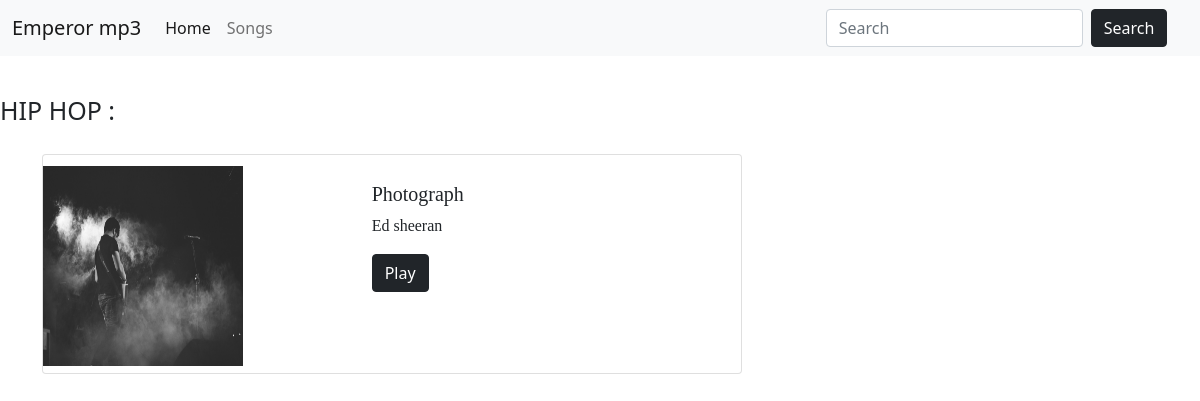
The page /hiphop/ on the database as committed earlier.
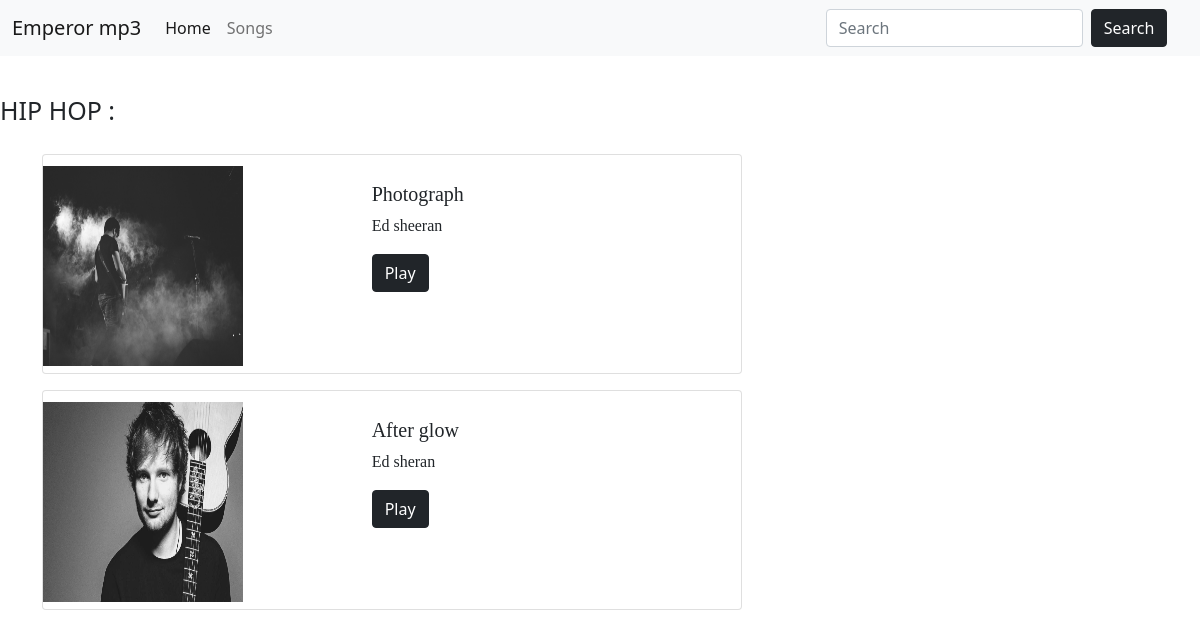
The same page on the database as committed later.
### emperor/models.py (models this page shows, shortened)
class Song(models.Model):
    song_id = models.AutoField(primary_key=True)
    name = models.CharField(max_length=225)
    artiste = models.CharField(max_length=100)
    tag = models.CharField(max_length=100)
    image = models.FileField(upload_to = 'img')
    song = models.FileField(upload_to='song')

### emperor/views.py (the view)
# urls.py: path('hiphop/',views.hiphop),
def hiphop(request):
    query = "Hip hop"
    hiphop = Song.objects.filter(tag=query)
    return render(request, 'hiphop.html',{'hiphop':hiphop})

### emperor/templates/hiphop.html (shortened to what this page needs)
{% extends 'base.html' %}
  {% load static %}
{% block body %}
<div style="padding-top: 3%; padding-bottom: 2%; font-size: 25px;">
  HIP HOP :
</div>
<div class="container">
{% for i in hiphop %}
<div class="card mb-3" style="max-width: 700px; height: 220px;  padding-top: 1%;">
    <div class="row g-0">
      <div class="col-md-4">
        <img src="/media/{{i.image}}" alt="..."   height="200px" width="200px">
      </div>
      <div class="col-md-8">
        <div class="card-body" style="margin-left: 80px;">
          <h5   style = "font-family:'Brush Script MT', cursive;"class="card-title" style="color: black; font-weight: 550; ">{{i.name}}</h5>
          <p  style = "font-family:'Brush Script MT', cursive;" class="card-text">{{i.artiste}}</p>
          <a href="/song/{{i.song_id}}"><button class="btn btn-dark">Play</button></a>
        </div>
      </div>
    </div>
  </div>
  {% endfor %}
</div>
{% endblock %}

Rows that differ between the two databases and show on the page:
added Song: image (picture), name "After glow", artiste "Ed sheran"
